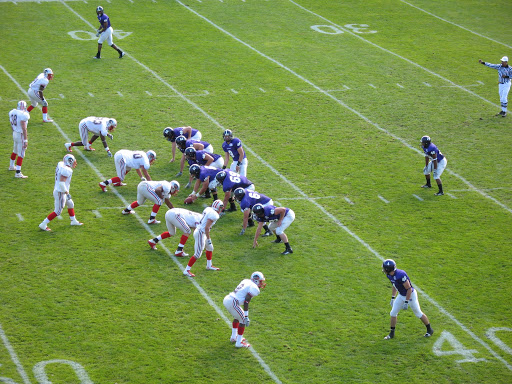
#> input picture Vision Por Computador/Chapter 08. Image Formation/images/football.jpg, 512 x 384 px; the run also reads 2 pictures not shown here
$ jupyter execute '8.3 2D homographies.ipynb'
#> lines starting #> are read from the running program, lines starting #| are printed output that depends on the picture
# 8.3 2D Homographies

A 2D homography is a very general linear transformation between planes. In the previous notebook we applied rotations and translations to 3D points, which are examples of 3D euclidean homographies.

In computer vision, a homography is usually defined as a **perspective transformation of a plane**, in other words, a reprojection of a plane from one camera image into a different one, where the camera may have been translated and/or rotated. As a consequence, **any two images of the same planar surface in space are related by a homography**. This has many practical applications, such as image rectification, image registration, augmented reality, etc.

For 2D homographies, we have a $3x3$ matrix containing the linear transformation:$\\[010pt]$

$$
\begin{bmatrix} a & b & c \\ d & e & f \\ g & h & 1 \end{bmatrix} \begin{bmatrix} x \\ y \\  1\end{bmatrix}
=
\begin{bmatrix} u \\ v \\  w\end{bmatrix}\hspace{2cm} \begin{array}{rcr} x' = u\ /\ w \\ y' = v \ / \ w \end{array}\\[5pt] $$

<center>

</center>$\\[5pt]$

Notice that in such transformation:
- Lines are kept straight.
- Incident lines remain.

**In this notebook we will learn:**

- different types of homographies (<a href="#831">section 8.3.1</a>).
- how to find the parameters for a given homography in 2D (<a href="#832">section 8.3.2</a>).
- under which conditions a homography exists (<a href="#833">section 8.3.3</a>).

## Problem context - Homography in american football

American football is a team sport played by two teams of eleven players on a rectangular field with goalposts at each end. For the cool things we are going to implement we just need to know some points about this sport:

- The offense (the team with possession of the football) has 4 tries (called downs) for making the ball advance at least 10 yards (approx 9 meters).
- If a player passes the **down line** (yellow) with the ball, the offense have another 4 tries to advance 10 yards (from the point where the football was lost).
- **On television, a yellow line is electronically superimposed on the field to show the first down line to the viewing audience. Also, a blue line is superimposed showing where the play (the football) starts.**$\\[10pt]$

<center></center>$\\[3pt]$

As you can see in the image above, the offense is in the **3rd try** for advancing 10 yards (they advanced 5 yards in previous tries, so **the objective is 5 yards**). That information is given by a rectangle placed in the field showing **3rd (try) & 5 (yards to go)**.

Our objective in this notebook is to **place the blue line** (where the ball starts), the **yellow line** (down line) and the placed **rectangle** (which gives to the audience some information) **using homographies**. Cool, isn't?

[cell 1]
import numpy as np
import cv2
import matplotlib.pyplot as plt
import matplotlib
from math import cos,sin,pi
from ipywidgets import interact, FloatSlider


matplotlib.rcParams['figure.figsize'] = (12.0, 6.0)
images_path = './images/'

## 8.3.1 2D homography hierarchy levels <a id="831"></a>

But let's start from the beginning. All 2D homographies are linear transformations of 2D points, but there is a hierarchy level where we can distinguish different types of homographies (and, hence, transformations):$\\[10pt]$

<center></center>$\\[5pt]$

Throughout the next section we will cover these homography types. Let's go!

### <span style="color:orange">LEVEL 1: Translation</span>

$$\lambda \begin{bmatrix}x' \\ y' \\ 1 \end{bmatrix} = \begin{bmatrix} 1 & 0 & t_x \\ 0 & 1 & t_y \\ 0 & 0 & 1 \end{bmatrix}\begin{bmatrix}x \\ y \\ 1 \end{bmatrix} = \lambda \begin{bmatrix}x + t_x \\ y + t_y \\ 1 \end{bmatrix}\\[5pt]$$

Translation is the most simple homography, since pixels of the plane are **only shifted** in both $X$ and $Y$ directions.

### **<span style="color:green"><b><i>ASSIGNMENT 1a: Playing with... wait for it... translation!</i></b></span>**

Your first task is to:

1. Define a transformation matrix `M` that applies an arbitrary translation to the image `football.jpg`. Define such a matrix as having a `float64` format (more info about NumPy data types [here](https://numpy.org/doc/stable/user/basics.types.html)).

2. Apply such a homography to an image using the OpenCV function [`cv2.warpPerspective()`](https://docs.opencv.org/4.2.0/da/d54/group__imgproc__transform.html#gaf73673a7e8e18ec6963e3774e6a94b87). Take a look at its input arguments.

3. Finally, show both the original and the resulting image.

*Note: The size of the output image depends on the transformation we want to do, but for the following examples you can use the double of the width and height of the original image.*

<font color="blue">Output example:</font>

[cell 2]
# Write your code here!
matplotlib.rcParams['figure.figsize'] = (12.0, 6.0)

# Read image
image = cv2.imread(images_path + 'football.jpg')
#> image is the input picture: shape (384, 512, 3); mean B, G, R 73.1, 145.6, 119.3
image = cv2.cvtColor(image,cv2.COLOR_BGR2RGB)

# Define transformation matrix
M = np.array([[1, 0, 50], [0, 1, 100], [0, 0, 1]], dtype=np.float64)

# Apply homography
n_rows = image.shape[0] * 2
n_cols = image.shape[1] * 2
transformed = cv2.warpPerspective(image, M, (n_cols, n_rows))
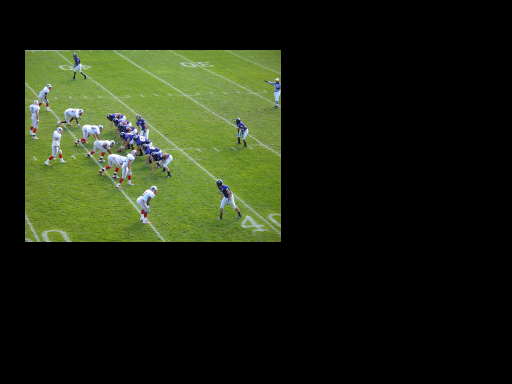
#> transformed: shape (768, 1024, 3) (shown at 1/2 size); mean R, G, B 29.8, 36.4, 18.3

# Show the resulting image
plt.subplot(121)
plt.title("Original")
plt.imshow(image)
plt.subplot(122)
plt.title("Transformed")
plt.imshow(transformed);
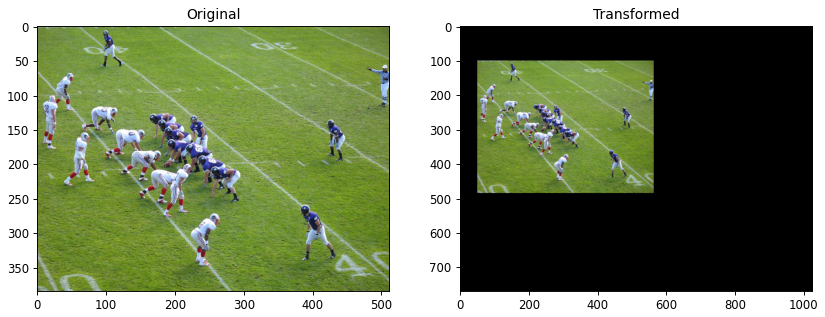
#> figure drawn by matplotlib, 2 panels

### <span style="color:orange">LEVEL 2: Euclidean transformation</span>

A linear transformation defining an euclidean (rigid) transformation has the shape:

$$\lambda \begin{bmatrix}x' \\ y' \\ 1 \end{bmatrix} = \begin{bmatrix} cos(\theta) & -sin(\theta) & t_x \\ sin(\theta) & cos(\theta) & t_y \\ 0 & 0 & 1 \end{bmatrix}\begin{bmatrix}x \\ y \\ 1 \end{bmatrix} = \lambda \begin{bmatrix}cos(\theta)x - sin(\theta)y + t_x \\ sin(\theta)x + cos(\theta)y  + t_y \\ 1 \end{bmatrix}\\[5pt]$$

As we saw in the previous notebook, this homography applies **rotation + translation**.
*Note that rotation is around the origin of coordinates (0,0), which is the top-left corner of the image.*

### **<span style="color:green"><b><i>ASSIGNMENT 1b: Euclidean transformation comes into play</i></b></span>**

Repeat the previous exercise using an Euclidean transformation, that is:

1. define the transformation matrix `M`,
2. apply it to the image,
3. show the initial and the resulting images.

<font color="blue">Output example:</font>

[cell 3]
# Write your code here!

# Define transformation matrix
theta = 45/180*pi
M = np.array([[cos(theta), -sin(theta), 450], [sin(theta), cos(theta), 50], [0, 0, 1]], dtype=np.float64)

# Apply homography
n_rows = image.shape[0] * 2
n_cols = image.shape[1] * 2
transformed = cv2.warpPerspective(image, M, (n_cols, n_rows))
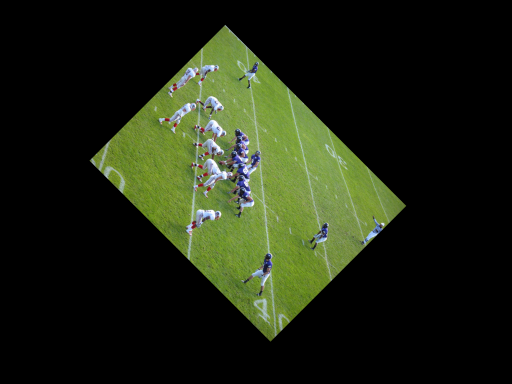
#> transformed: shape (768, 1024, 3) (shown at 1/2 size); mean R, G, B 29.8, 36.4, 18.3

# Show the resulting image
plt.subplot(121)
plt.title("Original")
plt.imshow(image)
plt.subplot(122)
plt.title("Transformed")
plt.imshow(transformed);
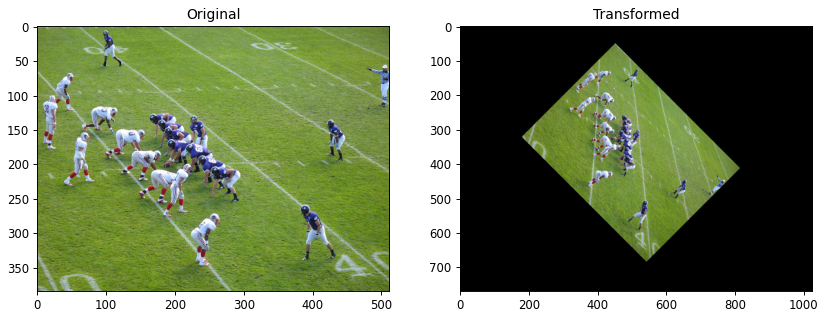
#> figure drawn by matplotlib, 2 panels

[cell 4]
def apply_euclidean_transform(theta_degrees, tx, ty):
    # Convert degrees to radians
    theta = theta_degrees / 180 * pi

    # Define transformation matrix
    M = np.array([[cos(theta), -sin(theta), tx],
                  [sin(theta), cos(theta), ty],
                  [0, 0, 1]], dtype=np.float64)

    # Apply homography
    n_rows = image.shape[0] * 2
    n_cols = image.shape[1] * 2
    transformed = cv2.warpPerspective(image, M, (n_cols, n_rows))

    # Show the resulting image
    plt.figure(figsize=(12, 6))
    plt.subplot(121)
    plt.title("Original")
    plt.imshow(image)
    plt.axis('off')

    plt.subplot(122)
    plt.title(f"Transformed (θ={theta_degrees:.0f}°, tx={tx:.0f}, ty={ty:.0f})")
    plt.imshow(transformed)
    plt.axis('off')

    plt.tight_layout()
    plt.show()

# Create interactive widget
interact(apply_euclidean_transform,
         theta_degrees=FloatSlider(min=0, max=360, step=5, value=45,
                                  description='Ángulo (°):'),
         tx=FloatSlider(min=0, max=800, step=10, value=450,
                       description='Traslación X:'),
         ty=FloatSlider(min=-200, max=400, step=10, value=50,
                       description='Traslación Y:'))
#> the sliders are set to theta_degrees = 45, tx = 450, ty = 50
#> (the rest of the program and of its run is left out)
